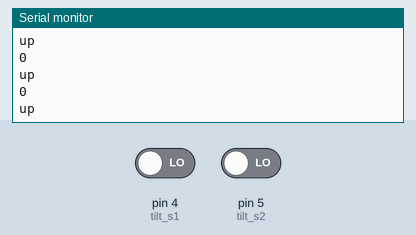
Bench run of a sketch on a simulated Arduino Uno, built with avr-gcc and run on an emulated ATmega328P. Shown: the last lines printed to the serial monitor. Inputs (shaded band) come from the test bench; at power-on: pin 4 (tilt_s1) LOW, pin 5 (tilt_s2) LOW.

Above: at 2.2 s.
2.3 s: pin 4 (tilt_s1) driven HIGH
At 2.93 s:
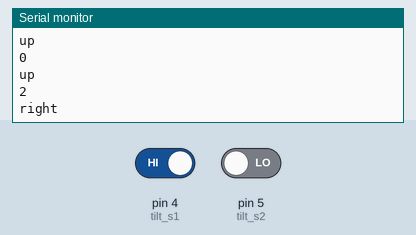
3.8 s: pin 5 (tilt_s2) driven HIGH
At 4.15 s:
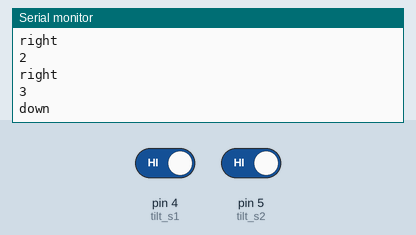
5.3 s: pin 4 (tilt_s1) driven LOW
At 5.78 s:
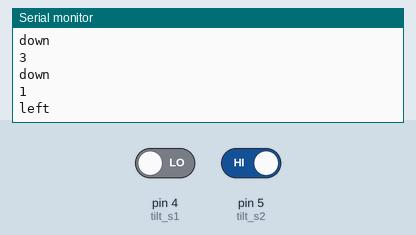
Timing chart, 0 to 8.3 s (numbered marks = the images above; inputs shaded):
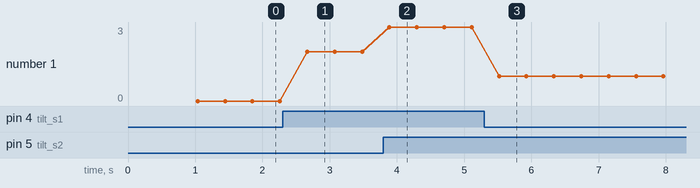

The sketch:

TiltAWhirl.ino
```cpp
#include <SoftwareSerial.h>

SoftwareSerial display(3, 2);

const int tilt_s1 = 4;
const int tilt_s2 = 5;

char* positions[4] = {
  "up   ",
  "left ",
  "right",
  "down "
};

void setup(void) {
  Serial.begin(9600);
  display.begin(9600);

  pinMode(tilt_s1, INPUT);
  pinMode(tilt_s2, INPUT);

  display.write(254); // move cursor to beginning of first line
  display.write(128);

  display.write("                "); // clear display
  display.write("                ");


  Serial.println(positions[0]);
  Serial.println(positions[1]);
  Serial.println(positions[2]);
  Serial.println(positions[3]);
  delay(1000);
}

void loop(void) {
  int position = getTiltPosition();
  Serial.println(position);
  Serial.println(positions[position]);
  delay(200);

  display.write(254); // move cursor to beginning of first line
  display.write(128);

  display.write(positions[position]);

  delay(200);
}

int getTiltPosition() {
  int s1 = digitalRead(tilt_s1);
  int s2 = digitalRead(tilt_s2);
  return (s1 << 1) | s2;
}
```

Measured:
- after the input at 2.3 s, the serial monitor: prints a new line after 0.37 s (image 1)
- after the input at 3.8 s, the serial monitor: prints a new line after 0.09 s (image 2)
- after the input at 5.3 s, the serial monitor: prints a new line after 0.22 s (image 3)
- plotted number 1: 0 → 2 after the input at 2.3 s, 2 → 3 after the input at 3.8 s, 3 → 1 after the input at 5.3 s
